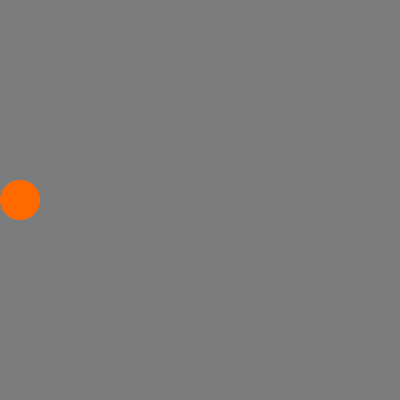
Frame 1 (no input)
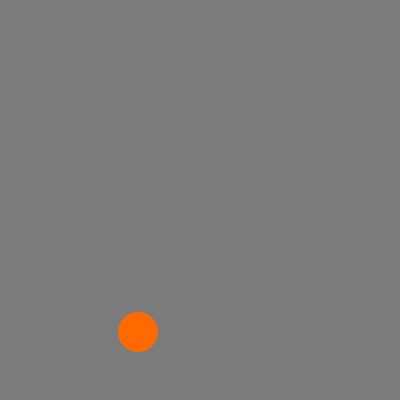
Frame 60 (the mouse pressed at the canvas centre just before this capture)
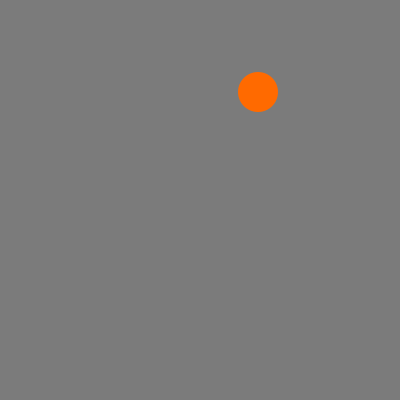
Frame 120 (the mouse held since frame 60 and released just before this capture)

The Processing sketch that drew these frames (run headless with seeded random() and noise(); from frame 60 on, the mouse is pressed at the canvas centre):

// Processing sketch: s06e00Javiera
// ── s06e00Javiera.pde
// Expresión Digital II - Diseño Digital - UDD - 2016
// Javiera Ramírez
// s06e00

int x, y;
int vel= 2;
int vel2= 4;
int diam = 40;
int na = color(255, 106, 0);
int ce = color(4, 175, 146);
int bl = color(255, 255, 255);
int ne = color(0, 0, 0);
color c1;

void setup() {
  size(400, 400);
  x= 20;
  y= height/2;
  c1 = color(na);
}

void draw() {
  
  background(123);
  noStroke();
  fill(c1);
  ellipse(x, y, diam, diam);
  x += vel;
  y += vel2;

  if (y > height-diam/2 || y < diam/2) {
    vel2*= -1;
    int r = (int)random(4);     println(r);

    if (r == 0) {
      c1 = bl;
    }
    if (r == 1) {
      c1 = ne;
    }
    if (r == 2) {
      c1 = na;
    }
    if (r == 3) {
      c1 = ce;
    }
  }

  if (x > width-10 || x < 10) {
    vel*= -1;
     int r = (int)random(4);
     println(r);
    if (r == 0) {
      c1 = bl;
    }
    if (r == 1) {
      c1 = ne;
    }
    if (r == 2) {
      c1 = na;
    }
    if (r == 3) {
      c1 = ce;
    }
  }
}
